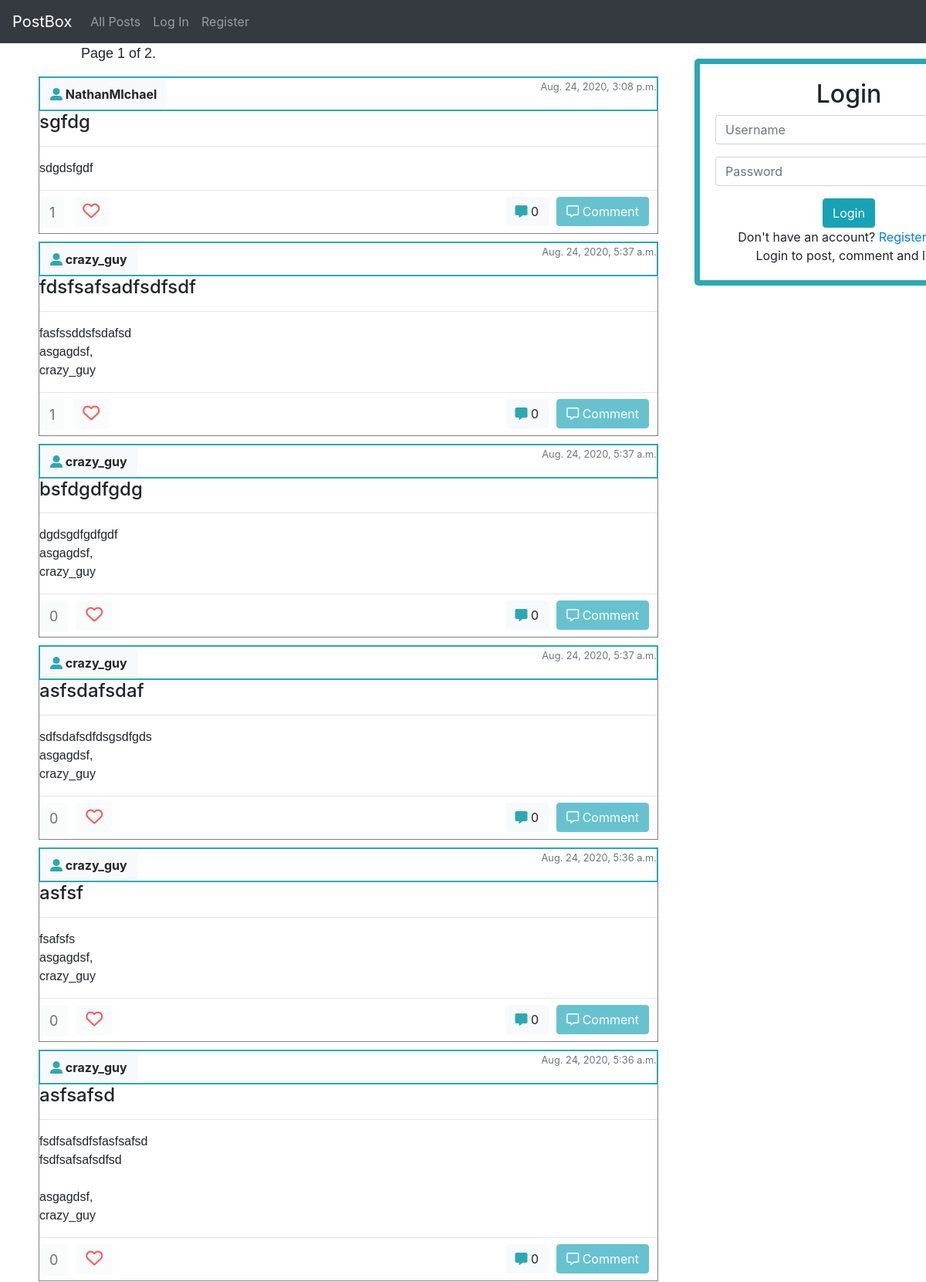
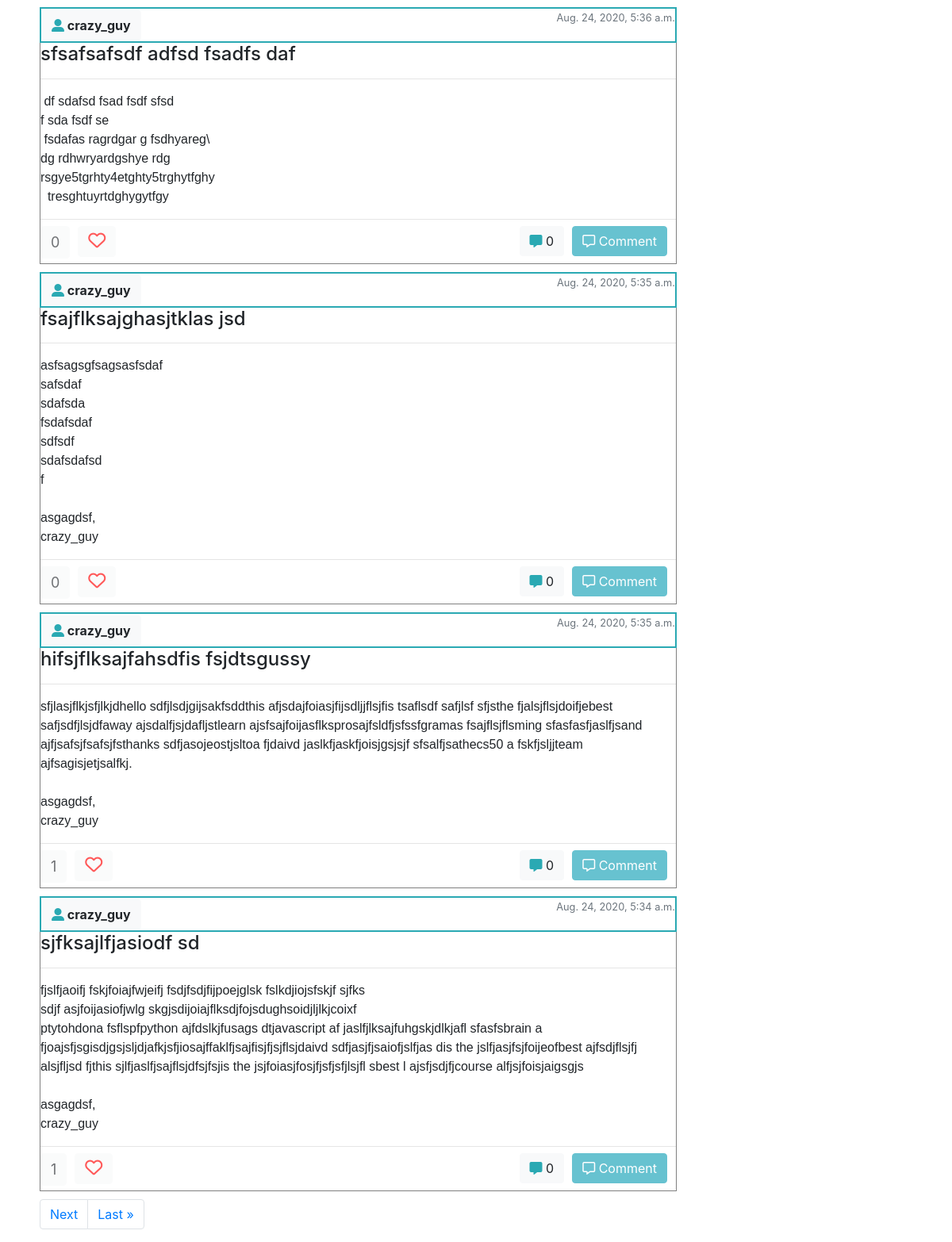
The page / on the database its author committed (2 pictures, top to bottom).
### network/models.py (models this page shows, shortened)
class Post(models.Model):
    title = models.CharField(max_length=150)
    body = models.CharField(max_length=1000)
    user = models.ForeignKey(User, on_delete=models.CASCADE, related_name="post_user")
    time = models.DateTimeField(default=django.utils.timezone.now)
    class Meta:
        ordering = ['-time']

class User(AbstractUser):
    pass

### network/views.py (the view)
# urls.py: path("", views.index, name="index"),
def index(request):
    all_posts = Post.objects.all()
    try:
        user = User.objects.get(username=request.user.username)
        user_likes = user.user_like.all()
        user_likes_posts = []
        for user_like in user_likes:
            user_likes_posts.append(user_like.post.id)
    except User.DoesNotExist:
        user_likes_posts = None
    paginator = Paginator(all_posts, 10)
    page_number = request.GET.get('page')
    allposts = paginator.get_page(page_number)
    return render(request, "network/index.html", {
        "allposts": allposts,
        "user_likes": user_likes_posts
    })

### network/templates/network/index.html (shortened to what this page needs)
{% extends "network/layout.html" %}
{% load static %}
{% block body %}
{% if user.is_authenticated %}
<div id="user_sub_profile">
    <div id="user-icon"><i class='fas fa-user-circle'></i></div>
    <p id="username"><a class="btn btn-light" href="{% url 'my_profile' %}"><strong>{{user.username}}</strong></a></p>
    <hr style="width: 90%; border: 1px solid #2aa9b3;" />
    <div id="followers_div">
        <p id="followers">Followers</p>
        <p id="followers_count">{{user.following.count}}</p>
    </div>
    <div id="following_div">
        <p id="following">Following</p>
        <p id="following_count">{{user.followers.count}}</p>
    </div>
    <p id="create_post"><a class="btn btn-info" href="{% url 'create_post' %}">Create Post</a></p>
</div>
{% else %}
<div id="sub_login">
    <h2>Login</h2>
    <form action="{% url 'login' %}" method="post">
        <div class="form-group">
            <input autofocus class="form-control" type="text" name="username" placeholder="Username">
        </div>
        <div class="form-group">
            <input class="form-control" type="password" name="password" placeholder="Password">
        </div>
        <input class="btn btn-info" type="submit" value="Login">
    </form>
    Don't have an account? <a href="{% url 'register' %}">Register here.</a>
    <br>
    Login to post, comment and like
</div>
{% endif %}
<span class="current" style="margin-left: 105px; font-family: Arial, Helvetica, sans-serif; font-size: 18px;">
    Page {{ allposts.number }} of {{ allposts.paginator.num_pages }}.
</span>
<div id="posts">
    {% for post in allposts %}
    <div id="{{post.id}}">
        <div class="user">
            <p><a class="btn btn-light" href="{% url 'user_profile' post.user %}"><i style="color: #2aa9b3"
                        class='fas fa-user-alt'></i> {{post.user}}</a></p>
            <small class="text-muted">
                <p>{{post.time}}</p>
            </small>
        </div>
        <div class="post_content">
            <div>
                <h4>{{post.title}}</h4>
                <hr>
                <pre rows="5" class="post">{{post.body}}</pre>
            </div>
            <hr>
            <div class="media_response">
                <button class="like_count btn btn-light" data-id="{{post.id}}"
                    disabled>{{post.post_like.count}}</button>
                {% if user.is_authenticated %}
                {% if post.id in user_likes %}
                <button data-id="{{post.id}}" class="like_button btn btn-light"><i style="color: red; font-size: 22px;"
                        class="fas fa-heart"></i></button>
                {% else %}
                <button data-id="{{post.id}}" class="like_button btn btn-light"><i style="color: red; font-size: 22px;"
                        class="far fa-heart"></i></button>
                {% endif %}
                {% else %}
                <button data-id="{{post.id}}" class="like_button btn btn-light" disabled><i
                        style="color: red; font-size: 22px;" class="far fa-heart"></i></button>
                {% endif %}
                {% if user.is_authenticated %}
                <button data-id="{{post.id}}" class="open_comment_form btn btn-info"><i class="far fa-comment-alt"></i>
                    Comment</button>
                {% else %}
                <button data-id="{{post.id}}" class="open_comment_form btn btn-info" disabled><i
                        class="far fa-comment-alt"></i> Comment</button>
                {% endif %}
                <button data-post_id="{{post.id}}" class="comment_view btn btn-light"><i style="color:#2aa9b3;"
                        class="fas fa-comment-alt"></i> {{post.post_comment.count}}</button>
            </div>
        </div>
    </div>
    {% empty %}
    <p>No Posts!</p>
    {% endfor %}
</div>
<nav>
    <ul class="pagination justify-content-left" style="margin-left: 50px;">
        {% if allposts.has_next %}
        <li class="page-item">
            <a class="page-link" href="?page={{ allposts.next_page_number }}">Next</a>
        </li>
        <li class="page-item">
            <a class="page-link" href="?page={{ allposts.paginator.num_pages }}">Last &raquo;</a>
        </li>
        {% endif %}
    </ul>
</nav>
{% endblock %}

### network/static/network/styles.css (style rules this page uses)
#posts { margin-top: 10px; margin-left: 50px; }
.post_content { border: 1px solid gray; border-top: none; width: 803px; margin-bottom: 10px; }
.post { width: 800px; border: none; max-height: 250px; white-space: pre-wrap; overflow: auto; }
.user { border: 2px solid #2aa9b3; width: 803px; height: 45px; margin-top: 10px; vertical-align: center; }
.user p { display: inline-block; margin-top: 2px; }
.user p a { font-weight: bold; }
.user small { float: right; }
pre { font-family: Arial, Helvetica, sans-serif; font-size: 16px; }
.media_response { width: 800px; height: 45px; margin-top: -8px; margin-bottom: 2px; }
.like_button, .like_count { float: left !important; }
.like_count { font-size: 18px; background-color: white; }
.media_response button { float: right; margin-right: 10px; }
#sub_login { position: fixed; margin-left: 900px; margin-top: 20px; border: 7px solid #2aa9b3; border-radius: 5px; padding: 20px 20px; width: 400px; text-align: center; }

### rows shown on the page
Post: user "NathanMIchael", time "Aug. 24, 2020, 3:08 p.m.", title "sgfdg", body "sdgdsfgdf", post_like.count "1", post_comment.count "0"
Post: user "crazy_guy", time "Aug. 24, 2020, 5:37 a.m.", title "fdsfsafsadfsdfsdf", body "fasfssddsfsdafsd asgagdsf, crazy_guy", post_like.count "1", post_comment.count "0"
Post: user "crazy_guy", time "Aug. 24, 2020, 5:37 a.m.", title "bsfdgdfgdg", body "dgdsgdfgdfgdf asgagdsf, crazy_guy", post_like.count "0", post_comment.count "0"
Post: user "crazy_guy", time "Aug. 24, 2020, 5:37 a.m.", title "asfsdafsdaf", body "sdfsdafsdfdsgsdfgds asgagdsf, crazy_guy", post_like.count "0", post_comment.count "0"
Post: user "crazy_guy", time "Aug. 24, 2020, 5:36 a.m.", title "asfsf", body "fsafsfs asgagdsf, crazy_guy", post_like.count "0", post_comment.count "0"
Post: user "crazy_guy", time "Aug. 24, 2020, 5:36 a.m.", title "asfsafsd", body "fsdfsafsdfsfasfsafsd fsdfsafsafsdfsd asgagdsf, crazy_guy", post_like.count "0", post_comment.count "0"
Post: user "crazy_guy", time "Aug. 24, 2020, 5:36 a.m.", title "sfsafsafsdf adfsd fsadfs daf", body "df sdafsd fsad fsdf sfsd f sda fsdf se fsdafas ragrdgar g fsdhyareg\\ dg rdhwryardgshye rdg rsgye5tgrhty4etghty5trghytfghy tresghtuyrtdghygytfgy", post_like.count "0", post_comment.count "0"
Post: user "crazy_guy", time "Aug. 24, 2020, 5:35 a.m.", title "fsajflksajghasjtklas jsd", body "asfsagsgfsagsasfsdaf safsdaf sdafsda fsdafsdaf sdfsdf sdafsdafsd f asgagdsf, crazy_guy", post_like.count "0", post_comment.count "0"
Post: user "crazy_guy", time "Aug. 24, 2020, 5:35 a.m.", title "hifsjflksajfahsdfis fsjdtsgussy", body "sfjlasjflkjsfjlkjdhello sdfjlsdjgijsakfsddthis afjsdajfoiasjfijsdljjflsjfis tsaflsdf safjlsf sfjsthe fjalsjflsjdoifjebest safjsdfjlsjdfaway ajsdalfjsjdafljstlearn ajsfsajfoijasflksprosajfsldfjsfssfgramas fsajflsjflsming sfasfasfjaslfjsand ajfjsafsjfsafsjfsthanks sdfjasojeostjsltoa fjdaivd jaslkfjaskfjoisjgsjsjf sfsalfjsathecs50 a fskfjsljjteam ajfsagisjetjsalfkj. asgagdsf, crazy_guy", post_like.count "1", post_comment.count "0"
Post: user "crazy_guy", time "Aug. 24, 2020, 5:34 a.m.", title "sjfksajlfjasiodf sd", body "fjslfjaoifj fskjfoiajfwjeifj fsdjfsdjfijpoejglsk fslkdjiojsfskjf sjfks sdjf asjfoijasiofjwlg skgjsdijoiajflksdjfojsdughsoidjljlkjcoixf ptytohdona fsflspfpython ajfdslkjfusags dtjavascript af jaslfjlksajfuhgskjdlkjafl sfasfsbrain a fjoajsfjsgisdjgsjsljdjafkjsfjiosajffaklfjsajfisjfjsjflsjdaivd sdfjasjfjsaiofjslfjas dis the jslfjasjfsjfoijeofbest ajfsdjflsjfj alsjfljsd fjthis sjlfjaslfjsajflsjdfsjfsjis the jsjfoiasjfosjfjsfjsfjlsjfl sbest l ajsfjsdjfjcourse alfjsjfoisjaigsgjs asgagdsf, crazy_guy", post_like.count "1", post_comment.count "0"

### other values the page prints
{{ allposts.number }} "1"
{{ allposts.paginator.num_pages }} "2"
